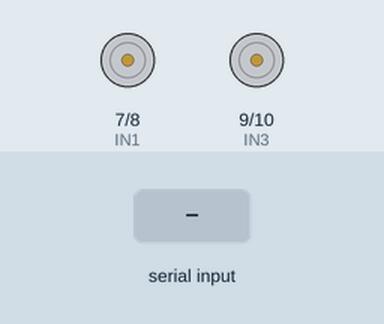
Recording of a sketch running on a simulated Arduino Uno, built with avr-gcc and run on an emulated ATmega328P. Parts: motor-driver pin pairs drawn as motors (green arrow = first pin HIGH = forward, orange = second pin HIGH = backward, longer = more drive, scaled by the enable pin). The inputs (shaded band) are chosen by the test bench. What the sketch prints to the serial monitor is not drawn.

Above: at 2.9 s.
3.0 s: "90,45\n" received over Serial
At 3.8 s:
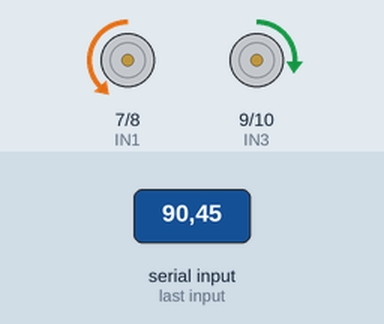
4.5 s: "30,150\n" received over Serial
At 6.1 s:
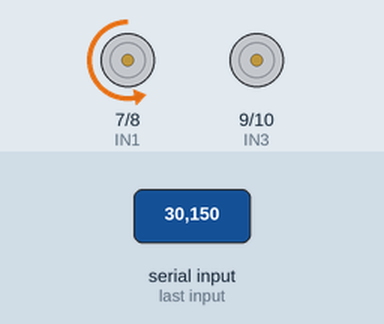
7.0 s: "5\n" received over Serial
At 9.0 s:
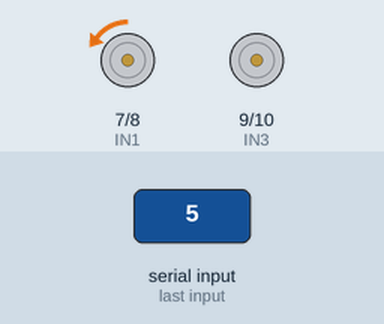
9.5 s: "200\n" received over Serial
At 10.9 s:
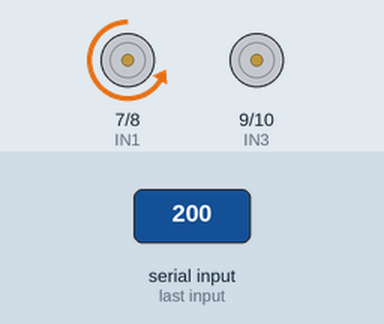
12.0 s: "1,90\n" received over Serial
At 13.2 s:
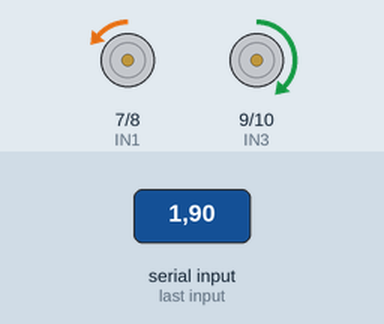
13.5 s: "90\n" received over Serial
At 14.1 s:
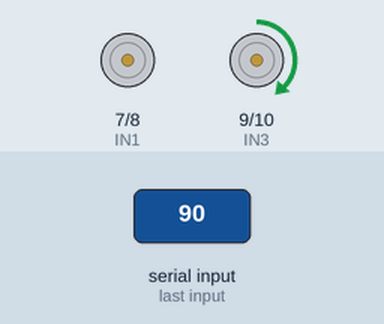
Timing chart, 0 to 16.0 s (numbered marks = the images above; inputs shaded):
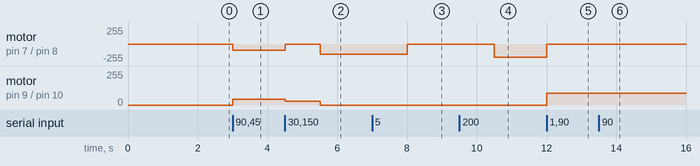

Measured:
- after the input at 3.0 s, motor on pin 7 (IN1) / pin 8 (IN2): stopped → backward 90/255 at once; motor on pin 9 (IN3) / pin 10 (IN4): stopped → forward 45/255 at once
- after the input at 4.5 s, motor on pin 7 (IN1) / pin 8 (IN2): backward 90/255 → stopped at once, → backward 150/255 1.0 s later; motor on pin 9 (IN3) / pin 10 (IN4): forward 45/255 → forward 30/255 at once, → stopped 1.0 s later
- after the input at 7.0 s, motor on pin 7 (IN1) / pin 8 (IN2): backward 150/255 → backward 5/255 after 1.0 s
- after the input at 9.5 s, motor on pin 7 (IN1) / pin 8 (IN2): backward 5/255 → backward 200/255 after 1.0 s
- after the input at 12.0 s, motor on pin 7 (IN1) / pin 8 (IN2): backward 200/255 → backward 1/255 at once; motor on pin 9 (IN3) / pin 10 (IN4): stopped → forward 90/255 at once
- after the input at 13.5 s, motor on pin 7 (IN1) / pin 8 (IN2): backward 1/255 → stopped at once

The sketch:

0124_motor_separation.ino
```cpp
// A motor pins
#define ENA 6
#define IN1 7
#define IN2 8

// B motor pins
#define IN3 9
#define IN4 10
#define ENB 11

int apwm = 0;
int bpwm = 0;
char arr[7];
char s[3];

void setup() {
  // set up serial port
  Serial.begin(9600);

  // set all the motor pins OUTPUT mode
  pinMode(ENA, OUTPUT);
  pinMode(IN1, OUTPUT);
  pinMode(IN2, OUTPUT);
  pinMode(ENB, OUTPUT);
  pinMode(IN3, OUTPUT);
  pinMode(IN4, OUTPUT);

  // wait 2 seconds after power up
  delay(2000);

  //Serial.println();
  // set motors to move forward
  digitalWrite(IN1, LOW);
  digitalWrite(IN2, HIGH);
  digitalWrite(IN3, HIGH);
  digitalWrite(IN4, LOW);

  while(1){
    Serial.println("a속도값을 입력하세요 : ");
    while(Serial.available() == 0) {}
    apwm = Serial.parseInt();
    //analogWrite(ENA, apwm); // A모터 pwm출력
    Serial.println(apwm);

    Serial.println("b속도값을 입력하세요 : ");
    while(Serial.available() == 0) {}
    bpwm = Serial.parseInt();
    //analogWrite(ENB, bpwm); // B모터 pwm출력
    Serial.println(bpwm);

    analogWrite(ENA, apwm); // A모터 pwm출력
    analogWrite(ENB, bpwm); // B모터 pwm출력
    while(Serial.available() == 0) {}
    //apwm = Serial.read();  // 넘김방지
  }

  delay(2000);
}
//(장비적인 결함 없다 가정했을 때 - 저가장비라 모터성능제각각, 모터와 바퀴연결부 이격상태로 삐걱거림 등;)
// 직진 ENA의PWM = ENB의PWM)
// 좌회전 ENA의PWM > ENB의PWM
// 우회전 ENA의PWM < ENB의PWM


void loop() {
  //dddddd
}
```
